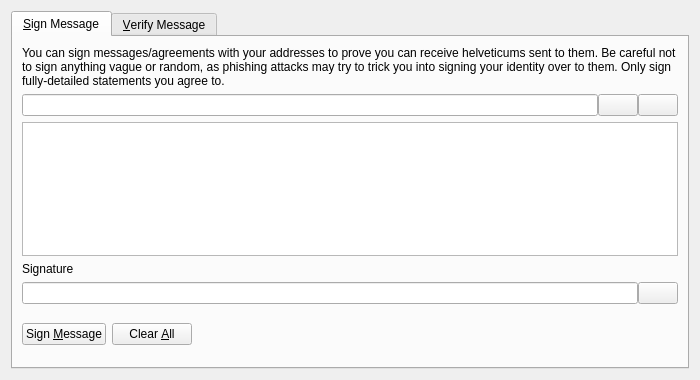
<?xml version="1.0" encoding="UTF-8"?>
<ui version="4.0">
 <class>SignVerifyMessageDialog</class>
 <widget class="QDialog" name="SignVerifyMessageDialog">
  <property name="geometry">
   <rect>
    <x>0</x>
    <y>0</y>
    <width>700</width>
    <height>380</height>
   </rect>
  </property>
  <property name="windowTitle">
   <string>Signatures - Sign / Verify a Message</string>
  </property>
  <property name="modal">
   <bool>true</bool>
  </property>
  <layout class="QVBoxLayout" name="verticalLayout">
   <item>
    <widget class="QTabWidget" name="tabWidget">
     <property name="currentIndex">
      <number>0</number>
     </property>
     <widget class="QWidget" name="tabSignMessage">
      <attribute name="title">
       <string>&amp;Sign Message</string>
      </attribute>
      <layout class="QVBoxLayout" name="verticalLayout_SM">
       <item>
        <widget class="QLabel" name="infoLabel_SM">
         <property name="text">
          <string>You can sign messages/agreements with your addresses to prove you can receive helveticums sent to them. Be careful not to sign anything vague or random, as phishing attacks may try to trick you into signing your identity over to them. Only sign fully-detailed statements you agree to.</string>
         </property>
         <property name="textFormat">
          <enum>Qt::PlainText</enum>
         </property>
         <property name="wordWrap">
          <bool>true</bool>
         </property>
        </widget>
       </item>
       <item>
        <layout class="QHBoxLayout" name="horizontalLayout_1_SM">
         <property name="spacing">
          <number>0</number>
         </property>
         <item>
          <widget class="QValidatedLineEdit" name="addressIn_SM">
           <property name="toolTip">
            <string>The Helveticum address to sign the message with</string>
           </property>
          </widget>
         </item>
         <item>
          <widget class="QPushButton" name="addressBookButton_SM">
           <property name="toolTip">
            <string>Choose previously used address</string>
           </property>
           <property name="text">
            <string/>
           </property>
           <property name="icon">
            <iconset resource="../helveticum.qrc">
             <normaloff>:/icons/address-book</normaloff>:/icons/address-book</iconset>
           </property>
           <property name="shortcut">
            <string>Alt+A</string>
           </property>
           <property name="autoDefault">
            <bool>false</bool>
           </property>
          </widget>
         </item>
         <item>
          <widget class="QPushButton" name="pasteButton_SM">
           <property name="toolTip">
            <string>Paste address from clipboard</string>
           </property>
           <property name="text">
            <string/>
           </property>
           <property name="icon">
            <iconset resource="../helveticum.qrc">
             <normaloff>:/icons/editpaste</normaloff>:/icons/editpaste</iconset>
           </property>
           <property name="shortcut">
            <string>Alt+P</string>
           </property>
           <property name="autoDefault">
            <bool>false</bool>
           </property>
          </widget>
         </item>
        </layout>
       </item>
       <item>
        <widget class="QPlainTextEdit" name="messageIn_SM">
         <property name="toolTip">
          <string>Enter the message you want to sign here</string>
         </property>
        </widget>
       </item>
       <item>
        <widget class="QLabel" name="signatureLabel_SM">
         <property name="text">
          <string>Signature</string>
         </property>
         <property name="textFormat">
          <enum>Qt::PlainText</enum>
         </property>
        </widget>
       </item>
       <item>
        <layout class="QHBoxLayout" name="horizontalLayout_2_SM">
         <property name="spacing">
          <number>0</number>
         </property>
         <item>
          <widget class="QLineEdit" name="signatureOut_SM">
           <property name="font">
            <font>
             <italic>true</italic>
            </font>
           </property>
           <property name="readOnly">
            <bool>true</bool>
           </property>
          </widget>
         </item>
         <item>
          <widget class="QPushButton" name="copySignatureButton_SM">
           <property name="toolTip">
            <string>Copy the current signature to the system clipboard</string>
           </property>
           <property name="text">
            <string/>
           </property>
           <property name="icon">
            <iconset resource="../helveticum.qrc">
             <normaloff>:/icons/editcopy</normaloff>:/icons/editcopy</iconset>
           </property>
           <property name="autoDefault">
            <bool>false</bool>
           </property>
          </widget>
         </item>
        </layout>
       </item>
       <item>
        <layout class="QHBoxLayout" name="horizontalLayout_3_SM">
         <item>
          <widget class="QPushButton" name="signMessageButton_SM">
           <property name="toolTip">
            <string>Sign the message to prove you own this Helveticum address</string>
           </property>
           <property name="text">
            <string>Sign &amp;Message</string>
           </property>
           <property name="icon">
            <iconset resource="../helveticum.qrc">
             <normaloff>:/icons/edit</normaloff>:/icons/edit</iconset>
           </property>
           <property name="autoDefault">
            <bool>false</bool>
           </property>
          </widget>
         </item>
         <item>
          <widget class="QPushButton" name="clearButton_SM">
           <property name="toolTip">
            <string>Reset all sign message fields</string>
           </property>
           <property name="text">
            <string>Clear &amp;All</string>
           </property>
           <property name="icon">
            <iconset resource="../helveticum.qrc">
             <normaloff>:/icons/remove</normaloff>:/icons/remove</iconset>
           </property>
           <property name="autoDefault">
            <bool>false</bool>
           </property>
          </widget>
         </item>
         <item>
          <spacer name="horizontalSpacer_1_SM">
           <property name="orientation">
            <enum>Qt::Horizontal</enum>
           </property>
           <property name="sizeHint" stdset="0">
            <size>
             <width>40</width>
             <height>48</height>
            </size>
           </property>
          </spacer>
         </item>
         <item>
          <widget class="QLabel" name="statusLabel_SM">
           <property name="font">
            <font>
             <weight>75</weight>
             <bold>true</bold>
            </font>
           </property>
           <property name="text">
            <string/>
           </property>
           <property name="wordWrap">
            <bool>true</bool>
           </property>
          </widget>
         </item>
         <item>
          <spacer name="horizontalSpacer_2_SM">
           <property name="orientation">
            <enum>Qt::Horizontal</enum>
           </property>
           <property name="sizeHint" stdset="0">
            <size>
             <width>40</width>
             <height>48</height>
            </size>
           </property>
          </spacer>
         </item>
        </layout>
       </item>
      </layout>
     </widget>
     <widget class="QWidget" name="tabVerifyMessage">
      <attribute name="title">
       <string>&amp;Verify Message</string>
      </attribute>
      <layout class="QVBoxLayout" name="verticalLayout_VM">
       <item>
        <widget class="QLabel" name="infoLabel_VM">
         <property name="text">
          <string>Enter the receiver's address, message (ensure you copy line breaks, spaces, tabs, etc. exactly) and signature below to verify the message. Be careful not to read more into the signature than what is in the signed message itself, to avoid being tricked by a man-in-the-middle attack. Note that this only proves the signing party receives with the address, it cannot prove sendership of any transaction!</string>
         </property>
         <property name="textFormat">
          <enum>Qt::PlainText</enum>
         </property>
         <property name="alignment">
          <set>Qt::AlignLeading|Qt::AlignLeft|Qt::AlignTop</set>
         </property>
         <property name="wordWrap">
          <bool>true</bool>
         </property>
        </widget>
       </item>
       <item>
        <layout class="QHBoxLayout" name="horizontalLayout_1_VM">
         <property name="spacing">
          <number>0</number>
         </property>
         <item>
          <widget class="QValidatedLineEdit" name="addressIn_VM">
           <property name="toolTip">
            <string>The Helveticum address the message was signed with</string>
           </property>
          </widget>
         </item>
         <item>
          <widget class="QPushButton" name="addressBookButton_VM">
           <property name="toolTip">
            <string>Choose previously used address</string>
           </property>
           <property name="text">
            <string/>
           </property>
           <property name="icon">
            <iconset resource="../helveticum.qrc">
             <normaloff>:/icons/address-book</normaloff>:/icons/address-book</iconset>
           </property>
           <property name="shortcut">
            <string>Alt+A</string>
           </property>
           <property name="autoDefault">
            <bool>false</bool>
           </property>
          </widget>
         </item>
        </layout>
       </item>
       <item>
        <widget class="QPlainTextEdit" name="messageIn_VM"/>
       </item>
       <item>
        <widget class="QValidatedLineEdit" name="signatureIn_VM"/>
       </item>
       <item>
        <layout class="QHBoxLayout" name="horizontalLayout_2_VM">
         <item>
          <widget class="QPushButton" name="verifyMessageButton_VM">
           <property name="toolTip">
            <string>Verify the message to ensure it was signed with the specified Helveticum address</string>
           </property>
           <property name="text">
            <string>Verify &amp;Message</string>
           </property>
           <property name="icon">
            <iconset resource="../helveticum.qrc">
             <normaloff>:/icons/transaction_0</normaloff>:/icons/transaction_0</iconset>
           </property>
           <property name="autoDefault">
            <bool>false</bool>
           </property>
          </widget>
         </item>
         <item>
          <widget class="QPushButton" name="clearButton_VM">
           <property name="toolTip">
            <string>Reset all verify message fields</string>
           </property>
           <property name="text">
            <string>Clear &amp;All</string>
           </property>
           <property name="icon">
            <iconset resource="../helveticum.qrc">
             <normaloff>:/icons/remove</normaloff>:/icons/remove</iconset>
           </property>
           <property name="autoDefault">
            <bool>false</bool>
           </property>
          </widget>
         </item>
         <item>
          <spacer name="horizontalSpacer_1_VM">
           <property name="orientation">
            <enum>Qt::Horizontal</enum>
           </property>
           <property name="sizeHint" stdset="0">
            <size>
             <width>40</width>
             <height>48</height>
            </size>
           </property>
          </spacer>
         </item>
         <item>
          <widget class="QLabel" name="statusLabel_VM">
           <property name="font">
            <font>
             <weight>75</weight>
             <bold>true</bold>
            </font>
           </property>
           <property name="text">
            <string/>
           </property>
           <property name="wordWrap">
            <bool>true</bool>
           </property>
          </widget>
         </item>
         <item>
          <spacer name="horizontalSpacer_2_VM">
           <property name="orientation">
            <enum>Qt::Horizontal</enum>
           </property>
           <property name="sizeHint" stdset="0">
            <size>
             <width>40</width>
             <height>48</height>
            </size>
           </property>
          </spacer>
         </item>
        </layout>
       </item>
      </layout>
     </widget>
    </widget>
   </item>
  </layout>
 </widget>
 <customwidgets>
  <customwidget>
   <class>QValidatedLineEdit</class>
   <extends>QLineEdit</extends>
   <header>qvalidatedlineedit.h</header>
  </customwidget>
 </customwidgets>
 <resources>
  <include location="../helveticum.qrc"/>
 </resources>
 <connections/>
</ui>
